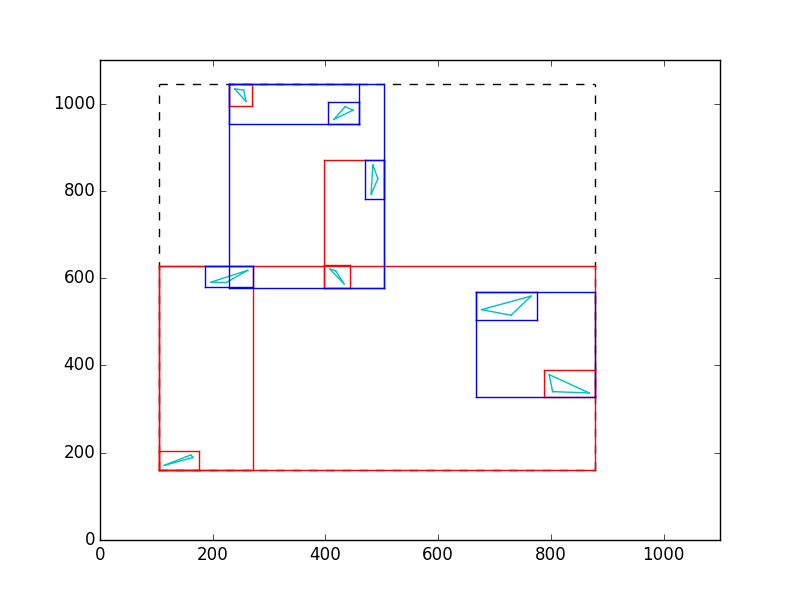

The script that saved this image:
from random import randrange
from matplotlib import pyplot as plt


EPS = 10
N = 8
B = 1000


class Point:
    def __init__(self, x, y):
        self.x = x
        self.y = y

    def draw(self):
        plt.plot(self.x, self.y, "ro")

    def __add__(self, b):
        return Point(self.x + b.x, self.y + b.y)

    def __truediv__(self, b):
        return Point(self.x / b, self.y / b)

    def __str__(self):
        return str(self.x) + " " + str(self.y)


class Triangle:
    def __init__(self, v0, v1, v2):
        self.v0 = v0
        self.v1 = v1
        self.v2 = v2

        minx = min(map(lambda x: x.x, (v0, v1, v2)))
        miny = min(map(lambda x: x.y, (v0, v1, v2)))
        maxx = max(map(lambda x: x.x, (v0, v1, v2)))
        maxy = max(map(lambda x: x.y, (v0, v1, v2)))

        self.box = Box(minx, miny, maxx, maxy)

    def area(self):
        a = self.v0.x * (self.v1.y - self.v2.y)
        b = self.v1.x * (self.v2.y - self.v0.y)
        c = self.v2.x * (self.v0.y - self.v1.y)
        return abs((a + b + c) / 2)

    def centroid(self):
        return (self.v0 + self.v1 + self.v2) / 3

    def draw(self):
        plt.plot([self.v0.x, self.v1.x], [self.v0.y, self.v1.y], "c-")
        plt.plot([self.v1.x, self.v2.x], [self.v1.y, self.v2.y], "c-")
        plt.plot([self.v2.x, self.v0.x], [self.v2.y, self.v0.y], "c-")

    def __str__(self):
        return "v0: " + str(self.v0) + " v1: " + str(self.v1) + \
            " v2: " + str(self.v2)


class Box:
    def __init__(self, minx=1e9, miny=1e9, maxx=-1e9, maxy=-1e9):
        self.minx = minx - EPS
        self.miny = miny - EPS
        self.maxx = maxx + EPS
        self.maxy = maxy + EPS
        self.empty = (minx == 1e9)

    def merge(self, box):
        if box.empty:
            return
        self.empty = False
        self.minx = min(self.minx, box.minx)
        self.miny = min(self.miny, box.miny)
        self.maxx = max(self.maxx, box.maxx)
        self.maxy = max(self.maxy, box.maxy)

    def draw(self, color="b-"):
        plt.plot([self.minx, self.minx], [self.miny, self.maxy], color)
        plt.plot([self.minx, self.maxx], [self.miny, self.miny], color)
        plt.plot([self.maxx, self.maxx], [self.miny, self.maxy], color)
        plt.plot([self.minx, self.maxx], [self.maxy, self.maxy], color)

    def __str__(self):
        return "minx: " + str(self.minx) + " miny: " + str(self.miny) + \
            " maxx: " + str(self.maxx) + " maxy: " + str(self.maxy)


class Node:
    def __init__(self, objects, root=False):
        self.objects = objects
        self.box = Box()
        self.left = None
        self.right = None
        self.root = root

        if not self.objects:
            return

        for obj in self.objects:
            self.box.merge(obj.box)

        print(self.box)

        centroids = [(obj.centroid(), obj) for obj in self.objects]

        minx = min(cent.x for cent, obj in centroids)
        maxx = max(cent.x for cent, obj in centroids)

        miny = min(cent.y for cent, obj in centroids)
        maxy = max(cent.y for cent, obj in centroids)

        if (maxy - miny) > (maxx - minx):
            centroids.sort(key=lambda x: x[0].y)
        else:
            centroids.sort(key=lambda x: x[0].x)

        left = centroids[:len(centroids) // 2]
        right = centroids[len(centroids) // 2:]

        if left and right:
            self.left = Node([x[1] for x in left])
            self.right = Node([x[1] for x in right])

    def draw(self):
        if self.root and not self.box.empty:
            self.box.draw("k--")

        if self.left and not self.left.box.empty:
            self.left.box.draw("r-")
            self.left.draw()

        if self.right and not self.right.box.empty:
            self.right.draw()
            self.right.box.draw("b-")


if __name__ == "__main__":
    objects = list()

    while len(objects) < N:
        seed = Point(randrange(B), randrange(B))
        verts = (seed + Point(randrange(B / 10), randrange(B / 10))
                 for _ in range(3))
        tmp = Triangle(*verts)
        if tmp.area() > 5:
            objects.append(tmp)

    bvh = Node(objects, root=True)

    plt.ylim(0, B + B / 10)
    plt.xlim(0, B + B / 10)

    for obj in objects:
        obj.draw()

    bvh.draw()

    plt.savefig("bvh.png")
    plt.show()
